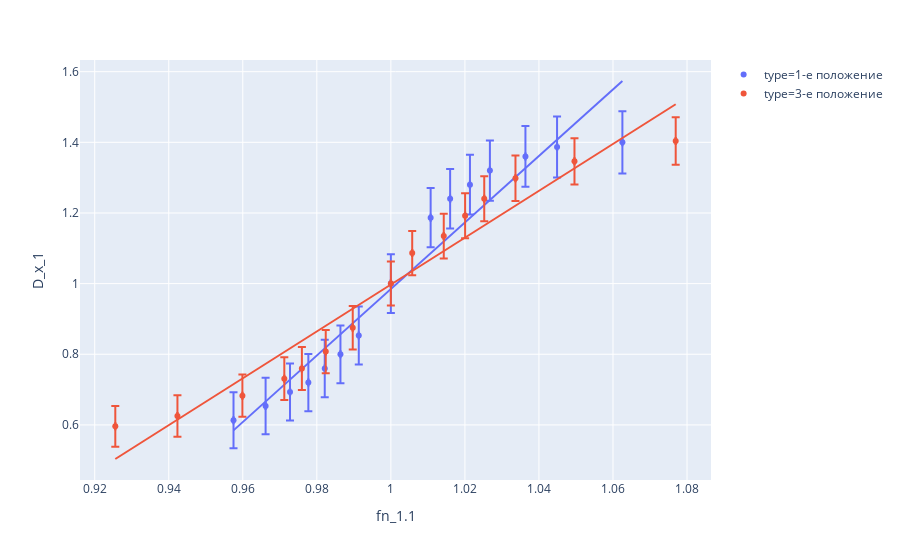

The notebook cell saved with this chart:
### Markdown cell above
# Фазово-частотные характеристики
Для контуров с номерами 1 и 3 снимем в районе резонанса фазово-частотные характеристики и изобразим их на одном графике в координатах $x \equiv f/f_{0n}, y\equiv U/U_{0n} $ :

### Code cell
pfc_data = data.iloc[:,8:16].dropna()

display(pfc_data)

plot1_data = pfc_data.iloc[:,[0,2,3]]
plot1_data.loc[:,'fn_1.1'] = plot1_data['fn_1.1']/scheme_char.fn[0]
plot2_data = pfc_data.iloc[:,[4,6,7]]
plot2_data.loc[:,'fn_3.1'] = plot2_data['fn_3.1']/scheme_char.fn[2]
y_data_1 = surgery_2(plot1_data)
y_data_1 = y_data_1.drop('x0_1',axis=1)
y_data_1.loc[:,'ol'] = 1
y_data_1.loc[:,'type'] = '1-е положение'
y_data_2 = surgery_2(plot2_data)
y_data_2 = y_data_2.drop('x0_3',axis=1).rename(columns={"D_x_3": "D_x_1", "fn_3.1": "fn_1.1"})
y_data_2.loc[:,'ol'] = 1
y_data_2.loc[:,'type'] = '3-е положение'
squares = m.linalg.lstsq(y_data_1.iloc[:,[0,2]],y_data_1.iloc[:,1], rcond=-1)
squares2 = m.linalg.lstsq(y_data_2.iloc[:,[0,2]],y_data_2.iloc[:,1], rcond=-1)
y_data_1.loc[:,'deviation'] = y_data_1['fn_1.1']*float(squares[1])
y_data_2.loc[:,'deviation'] = y_data_2['fn_1.1']*float(squares2[1])
y_data_1.ol = 1/scheme_char.fn[0]
y_data_2.ol = 1/scheme_char.fn[2]
y_data = pd.concat([y_data_1,y_data_2])

fig1 = px.scatter(y_data, x = "fn_1.1",
                 y = "D_x_1", color= 'type',
                  
                 trendline = "ols",
                error_y = y_data['deviation'],
                error_x = y_data['ol'])
#                 height = 800, width = 800)
fig1.show()

### Figure 1 — Plotly figure (JSON) as saved in the notebook; plotly's stock layout.template omitted (floating-point values rounded to 4 significant figures)
{"data": [{"error_x": {"array": [3.096e-05, 3.096e-05, 3.096e-05, 3.096e-05, 3.096e-05, 3.096e-05, 3.096e-05, 3.096e-05, 3.096e-05, 3.096e-05, 3.096e-05, 3.096e-05, 3.096e-05, 3.096e-05, 3.096e-05]}, "error_y": {"array": [0.08805, 0.08659, 0.08588, 0.08509, 0.08464, 0.0842, 0.08376, 0.08287, 0.08215, 0.08174, 0.08139, 0.08102, 0.08061, 0.08007, 0.07935]}, "hoverlabel": {"namelength": 0}, "hovertemplate": "type=1-е положение<br>fn_1.1=%{x}<br>D_x_1=%{y}", "legendgroup": "type=1-е положение", "marker": {"color": "#636efa", "symbol": "circle"}, "mode": "markers", "name": "type=1-е положение", "showlegend": true, "type": "scatter", "x": [1.063, 1.045, 1.036, 1.027, 1.021, 1.016, 1.011, 1, 0.9913, 0.9864, 0.9821, 0.9777, 0.9728, 0.9662, 0.9575], "xaxis": "x", "y": [1.4, 1.387, 1.36, 1.32, 1.28, 1.24, 1.187, 1, 0.8533, 0.8, 0.76, 0.72, 0.6933, 0.6533, 0.6133], "yaxis": "y"}, {"hoverlabel": {"namelength": 0}, "hovertemplate": "<b>OLS trendline</b><br>D_x_1 = 9.415724 * fn_1.1 + -8.430964<br>R<sup>2</sup>=0.934688<br><br>type=1-е положение<br>fn_1.1=%{x}<br>D_x_1=%{y} <b>(trend)</b>", "legendgroup": "type=1-е положение", "marker": {"color": "#636efa", "symbol": "circle"}, "mode": "lines", "name": "type=1-е положение", "showlegend": false, "type": "scatter", "x": [0.9575, 0.9662, 0.9728, 0.9777, 0.9821, 0.9864, 0.9913, 1, 1.011, 1.016, 1.021, 1.027, 1.036, 1.045, 1.063], "xaxis": "x", "y": [0.5845, 0.6661, 0.7282, 0.7749, 0.8166, 0.8565, 0.9031, 0.9848, 1.086, 1.135, 1.186, 1.237, 1.327, 1.407, 1.574], "yaxis": "y"}, {"error_x": {"array": [4.239e-05, 4.239e-05, 4.239e-05, 4.239e-05, 4.239e-05, 4.239e-05, 4.239e-05, 4.239e-05, 4.239e-05, 4.239e-05, 4.239e-05, 4.239e-05, 4.239e-05, 4.239e-05, 4.239e-05]}, "error_y": {"array": [0.06709, 0.06539, 0.06439, 0.06387, 0.06355, 0.06319, 0.06266, 0.0623, 0.06166, 0.0612, 0.0608, 0.0605, 0.0598, 0.05871, 0.05766]}, "hoverlabel": {"namelength": 0}, "hovertemplate": "type=3-е положение<br>fn_1.1=%{x}<br>D_x_1=%{y}", "legendgroup": "type=3-е положение", "marker": {"color": "#EF553B", "symbol": "circle"}, "mode": "markers", "name": "type=3-е положение", "showlegend": true, "type": "scatter", "x": [1.077, 1.05, 1.034, 1.025, 1.02, 1.014, 1.006, 1, 0.9897, 0.9824, 0.976, 0.9712, 0.9599, 0.9423, 0.9256], "xaxis": "x", "y": [1.404, 1.346, 1.298, 1.24, 1.192, 1.135, 1.087, 1, 0.875, 0.8077, 0.7596, 0.7308, 0.6827, 0.625, 0.5962], "yaxis": "y"}, {"hoverlabel": {"namelength": 0}, "hovertemplate": "<b>OLS trendline</b><br>D_x_1 = 6.634636 * fn_1.1 + -5.637267<br>R<sup>2</sup>=0.942112<br><br>type=3-е положение<br>fn_1.1=%{x}<br>D_x_1=%{y} <b>(trend)</b>", "legendgroup": "type=3-е положение", "marker": {"color": "#EF553B", "symbol": "circle"}, "mode": "lines", "name": "type=3-е положение", "showlegend": false, "type": "scatter", "x": [0.9256, 0.9423, 0.9599, 0.9712, 0.976, 0.9824, 0.9897, 1, 1.006, 1.014, 1.02, 1.025, 1.034, 1.05, 1.077], "xaxis": "x", "y": [0.5035, 0.6149, 0.7313, 0.8064, 0.8379, 0.8807, 0.929, 0.9974, 1.036, 1.092, 1.13, 1.165, 1.221, 1.326, 1.508], "yaxis": "y"}], "layout": {"legend": {"tracegroupgap": 0}, "margin": {"t": 60}, "xaxis": {"anchor": "y", "domain": [0, 1], "title": {"text": "fn_1.1"}}, "yaxis": {"anchor": "x", "domain": [0, 1], "title": {"text": "D_x_1"}}}}
